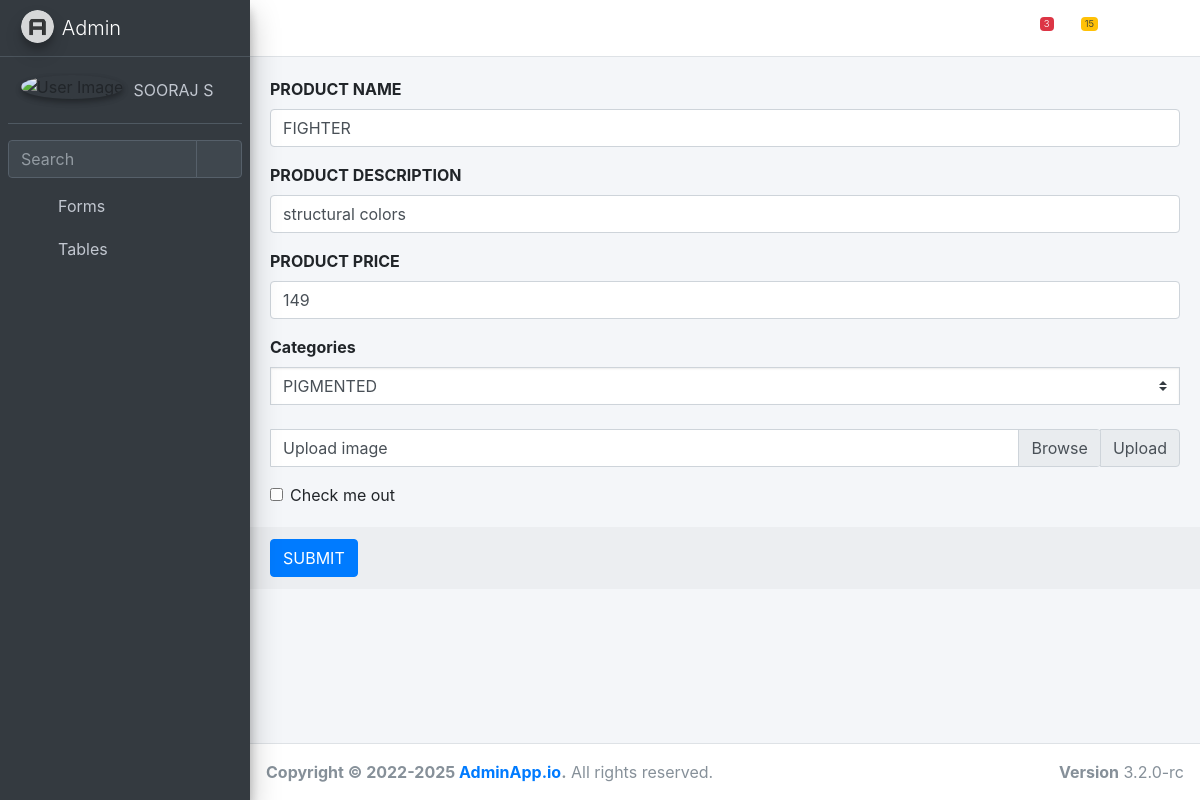
The page /edit1/11 on the database its author committed.
### AdminApp/models.py (models this page shows)
class product(models.Model):
    name1=models.CharField(max_length=20)
    description1=models.CharField(max_length=50)
    price1=models.IntegerField()
    categories=models.CharField(max_length=20,default="")
    image1=models.ImageField(upload_to='images',default='null.jpg')

### AdminApp/views.py (the view)
# urls.py: path('edit1/<int:id>',views.edit1,name='edit1'),
def edit1(request,id):
    data=category.objects.all()
    data1=product.objects.filter(id=id)
    return render(request,'edit1.html',{'data1':data1,'data':data})

### AdminApp/templates/edit1.html (shortened to what this page needs)
{% extends 'admin.html'%}
{% block content %}
     {% for i in data1 %}
    <form action="{% url 'update1' id=i.id %}" method="post" enctype="multipart/form-data" >
      <div class="card-body">
        <div class="form-group">
          <label for="name1">PRODUCT NAME</label>
          <input type="text" class="form-control" id="name1" name="name1" value="{{i.name1}}" placeholder="Enter name">
        </div>
        <div class="form-group">
          <label for="stock">PRODUCT DESCRIPTION</label>
          <input type="text" class="form-control" id="description1" name="description1" value="{{i.description1}}" placeholder="Enter discription">
        </div>
        <div class="form-group">
          <label for="description">PRODUCT PRICE</label>
          <input type="text" class="form-control" id="price1" name="price1" value="{{i.price1}}" placeholder="Enter price">
        </div>
        <label for="exampleSelectRounded0">Categories</label>
        <select class="custom-select rounded-0" id="exampleSelectRounded0" name="categories" value="{{i.categories}}">
        {% for i in data %}
        <option>{{i.name}}</option>
        {% endfor %}
      </select>
        <div class="form-group">
          <div class="input-group">
            <div class="custom-file">
              <label class="custom-file-label" for="image1">Upload image</label>
            </div>
            <div class="input-group-append">
              <span class="input-group-text">Upload</span>
            </div>
          </div>
        </div>
        <div class="form-check">
          <input type="checkbox" class="form-check-input" id="exampleCheck1">
          <label class="form-check-label" for="exampleCheck1">Check me out</label>
        </div>
      </div>
      <div class="card-footer">
        <button type="submit" class="btn btn-primary">SUBMIT</button>
      </div>
    </form>
    {% endfor %}
  </div>
{% endblock %}

### rows shown on the page
product: name1 "FIGHTER", description1 "structural colors", price1 "149"

### other values the page prints
form field categories "PIGMENTED"
